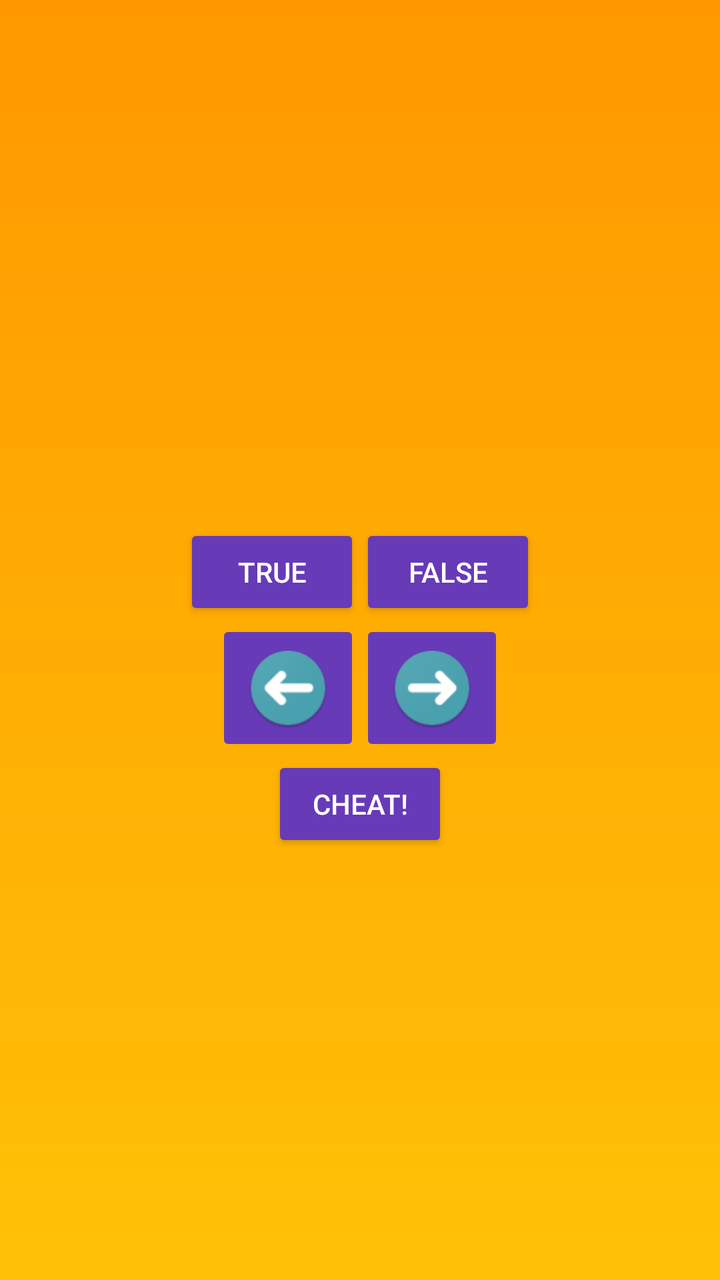
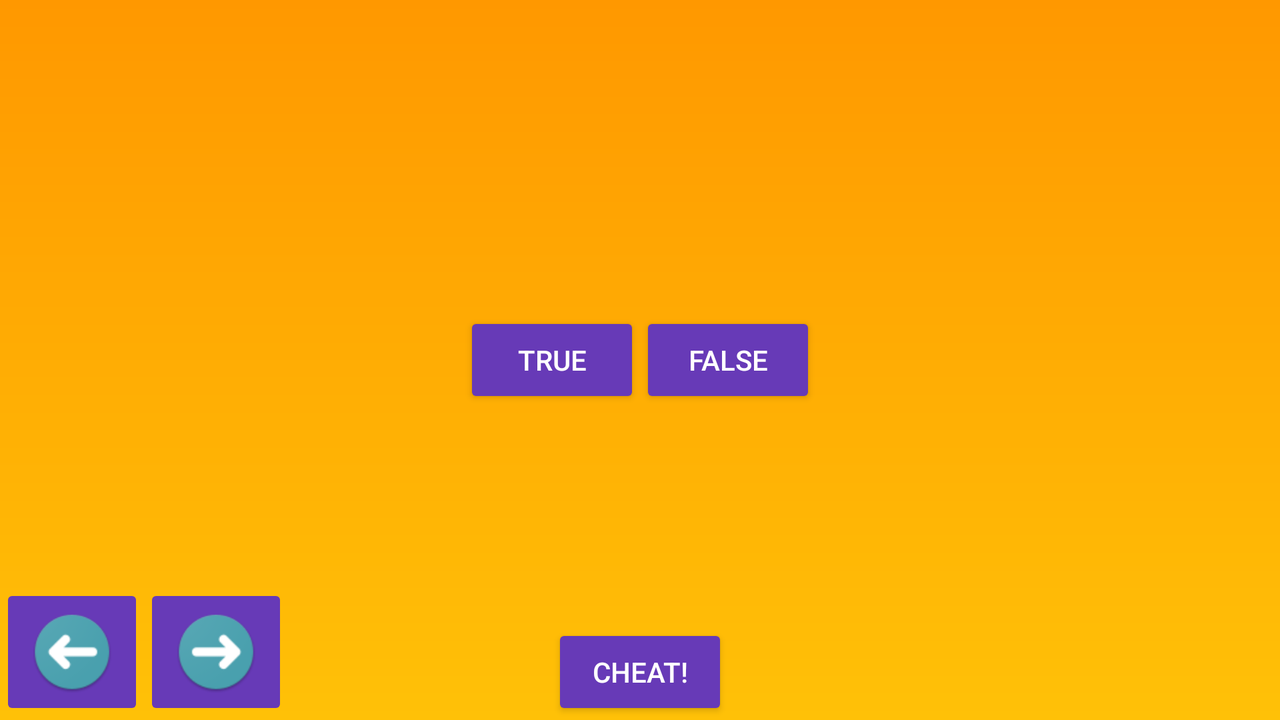

Compare how this app lays out the same screen by default and in its alternative resource folder. The renders come first, then the two layout files and the values they reference.
<!-- AndroidManifest.xml: application theme AppTheme -->
<!-- res/layout/activity_quiz.xml -->
<LinearLayout xmlns:android="http://schemas.android.com/apk/res/android"
    android:layout_width="match_parent"
    android:layout_height="match_parent"
    android:gravity="center"
    android:orientation="vertical"
    android:background="@drawable/gradient"
    android:theme="@style/AppTheme">

    <TextView
        android:id="@+id/question_text_view"
        android:layout_width="wrap_content"
        android:layout_height="wrap_content"
        android:gravity="center"
        android:padding="24dp"
        android:textStyle="bold" />
    <LinearLayout
    android:layout_width="wrap_content"
    android:layout_height="wrap_content"
    android:orientation="horizontal" >
    <Button
        android:id="@+id/true_button"
        android:layout_width="wrap_content"
        android:layout_height="wrap_content"
        android:text="@string/true_button"
        android:backgroundTint="@color/colorButton"/>
    <Button
        android:id="@+id/false_button"
        android:layout_width="wrap_content"
        android:layout_height="wrap_content"
        android:text="@string/false_button"
        android:backgroundTint="@color/colorButton"/>
    </LinearLayout>

    <LinearLayout
        android:layout_width="wrap_content"
        android:layout_height="wrap_content">



        <ImageButton
            android:id="@+id/previous_button"
            android:layout_width="wrap_content"
            android:layout_height="wrap_content"
            android:src="@drawable/left"
            android:contentDescription="@string/previous_button"
            android:backgroundTint="@color/colorButton"/>

        <ImageButton
            android:id="@+id/next_button"
            android:layout_width="wrap_content"
            android:layout_height="wrap_content"
            android:src="@drawable/right"
            android:contentDescription="@string/next_button"
            android:backgroundTint="@color/colorButton"/>

    </LinearLayout>

    <Button
        android:id="@+id/cheat_button"
        android:layout_width="wrap_content"
        android:layout_height="wrap_content"
        android:text="@string/cheat_button"
        android:backgroundTint="@color/colorButton"/>

    <TextView
        android:id="@+id/api_level"
        android:layout_width="match_parent"
        android:layout_height="wrap_content"
        android:gravity="center"/>

</LinearLayout>
<!-- resources referenced by this layout -->
<resources>
  <color name="colorButton">#673AB7</color>
  <!-- drawable gradient (drawable) -->
  <?xml version="1.0" encoding="utf-8"?>
  <shape xmlns:android="http://schemas.android.com/apk/res/android"
      android:shape="rectangle" >
  
      <gradient
          android:angle="90"
          android:endColor="#FF9800"
          android:startColor="#FFC107" />
  
  </shape>
  <!-- drawable left: png bitmap (drawable-hdpi, 4782 bytes) -->
  <!-- drawable right: png bitmap (drawable-hdpi, 4779 bytes) -->
  <string name="cheat_button">Cheat!</string>
  <string name="false_button">False</string>
  <string name="next_button">Next</string>
  <string name="previous_button">Previous</string>
  <string name="true_button">True</string>
  <style name="AppTheme" parent="Theme.AppCompat.NoActionBar">
          
          
          <item name="colorAccent">@color/colorAccent</item>
          <item name="android:windowContentOverlay">@null</item>
      </style>
  <color name="colorAccent">#FF4081</color>
</resources>
<!-- res/layout-land/activity_quiz.xml (the repository's variant of the layout above) -->
<!-- drawn on the phone turned sideways -->
<FrameLayout xmlns:android="http://schemas.android.com/apk/res/android"
    android:layout_width="match_parent"
    android:layout_height="match_parent"
    android:background="@drawable/gradient">

    <TextView
        android:id="@+id/question_text_view"
        android:layout_width="wrap_content"
        android:layout_height="wrap_content"
        android:layout_gravity="center_horizontal"
        android:textStyle="bold"
        android:padding="24dp" />
    <LinearLayout
    android:layout_width="wrap_content"
    android:layout_height="wrap_content"
        android:layout_gravity="center_vertical|center_horizontal"

        android:orientation="horizontal" >
    <Button
        android:id="@+id/true_button"
        android:layout_width="wrap_content"
        android:layout_height="wrap_content"
        android:text="@string/true_button"
        android:backgroundTint="@color/colorButton"/>
    <Button
        android:id="@+id/false_button"
        android:layout_width="wrap_content"
        android:layout_height="wrap_content"
        android:text="@string/false_button"
        android:backgroundTint="@color/colorButton"/>
    </LinearLayout>

    <LinearLayout
        android:layout_width="wrap_content"
        android:layout_height="wrap_content"
        android:layout_gravity="bottom|left"
        android:backgroundTint="@color/colorButton">

        <ImageButton
            android:id="@+id/previous_button"
            android:layout_width="wrap_content"
            android:layout_height="wrap_content"
            android:layout_gravity="left"
            android:contentDescription="@string/previous_button"
            android:src="@drawable/left"
            android:backgroundTint="@color/colorButton"/>

        <ImageButton
            android:id="@+id/next_button"
            android:layout_width="wrap_content"
            android:layout_height="match_parent"
            android:layout_gravity="right"
            android:contentDescription="@string/next_button"
            android:src="@drawable/right"
            android:backgroundTint="@color/colorButton"/>

    </LinearLayout>

    <Button
        android:id="@+id/cheat_button"
        android:layout_width="wrap_content"
        android:layout_height="wrap_content"
        android:layout_gravity="bottom|center_horizontal"
        android:text="@string/cheat_button"
        android:backgroundTint="@color/colorButton"/>


</FrameLayout>
